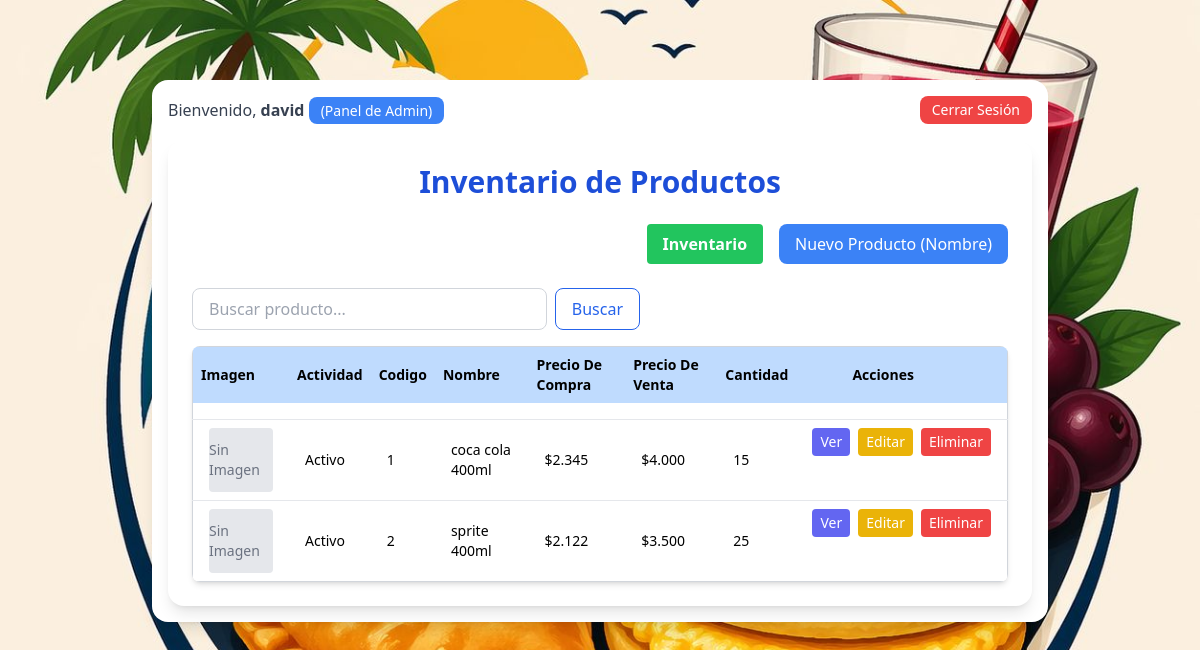
The app's page / (signed in), older data.
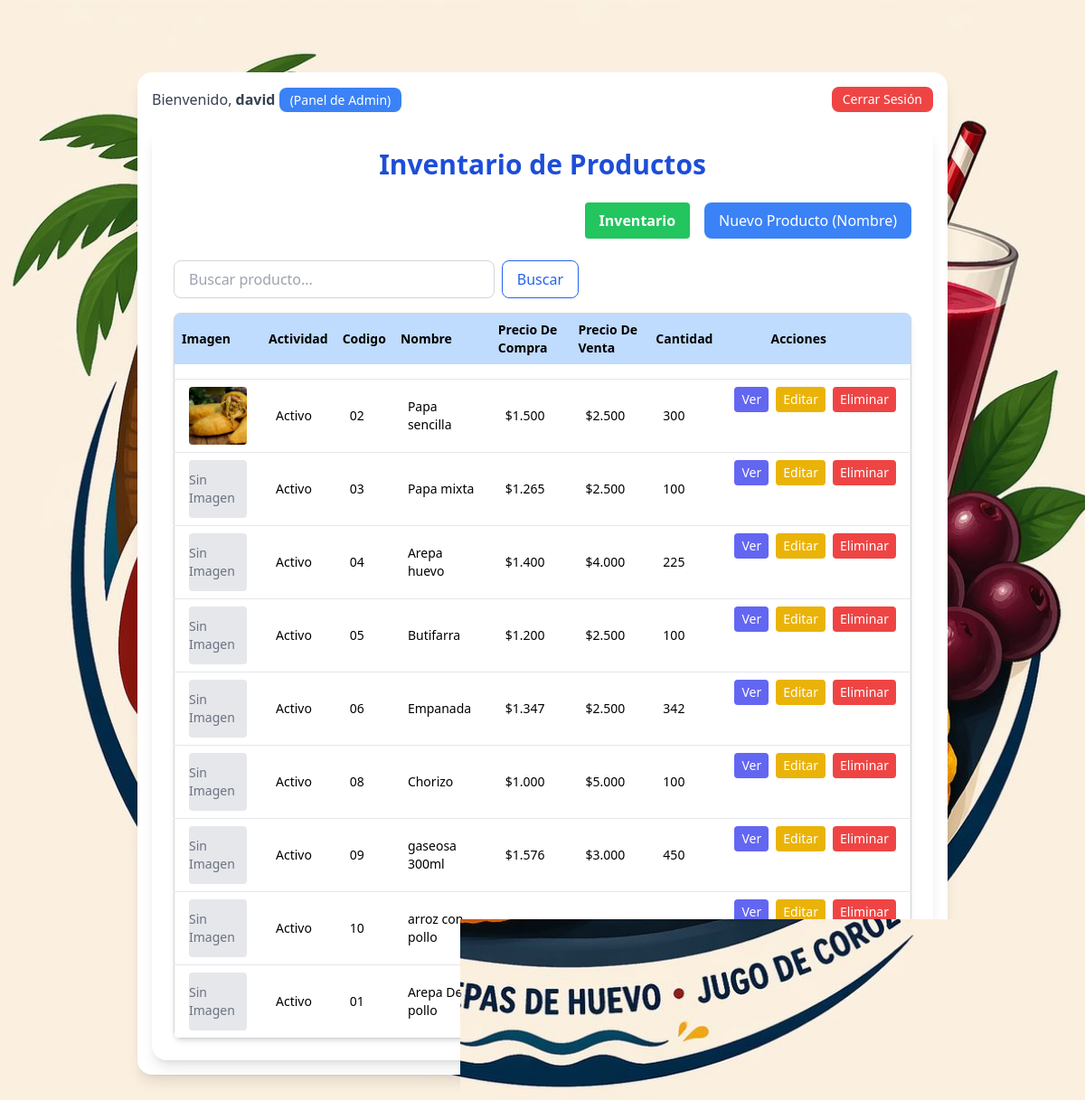
The same page, newer data.
### inventario_app/models.py (models this page shows, shortened)
class Producto(models.Model):
    sku = models.CharField(max_length=20, unique=True)
    nombre = models.CharField(max_length=60)
    categoria = models.ForeignKey(Categoria, on_delete=models.CASCADE)
    cantidad = models.PositiveIntegerField(default=0)
    precio_compra = models.DecimalField(
        max_digits=10, decimal_places=0, default=0)
    precio_venta = models.DecimalField(
        max_digits=10, decimal_places=0, default=0)
    activo = models.BooleanField(default=True)
    fecha_creacion = models.DateTimeField(auto_now_add=True)
    fecha_actualizacion = models.DateTimeField(auto_now=True)
    imagen = models.ImageField(upload_to='productos/', null=True, blank=True)

### inventario_app/views.py (the view)
# urls.py: path('', views.lista_productos, name='lista_productos'),
@login_required
@permission_required('inventario_app.add_producto', raise_exception=True)
def lista_productos(request):
    productos = Producto.objects.all()
    query = request.GET.get('buscar')
    if query:
        productos = productos.filter(
            Q(nombre__icontains=query) | Q(sku__icontains=query)
        )
    context = {
        'productos': productos
    }
    return render(request, 'inventario_app/lista_productos.html', context)

### inventario_app/templates/inventario_app/lista_productos.html (shortened to what this page needs)
{% load static humanize %}
<!DOCTYPE html>
<html lang="es">
<head>
  <script src="https://cdn.tailwindcss.com"></script>
</head>
<body class="px-4 py-10">
  <div class="fixed inset-0 z-[-1]">
  </div>
  <div class="relative z-10 p-10">
    <div class="max-w-4xl mx-auto bg-white p-4 rounded-2xl shadow-lg">
      {% if user.is_authenticated %}
      <div class="flex justify-between items-center mb-4">
        <span class="text-gray-700">Bienvenido, <strong> {{ user.username }} </strong>
          {% if user.is_superuser %}
          <a href="{% url 'panel_admin' %}"
            class="bg-blue-500 text-white px-3 py-1 rounded-lg hover:bg-red-600 text-sm">(Panel de Admin)</a>
          {% endif %}
        </span>
        <form method="post" action="{% url 'logout' %}">
          <button type="submit" class="bg-red-500 text-white px-3 py-1 rounded-lg hover:bg-red-600 text-sm">
            Cerrar Sesión
          </button>
        </form>
      </div>
      {% endif %}
      <div class="w-full md:max-w-4xl mx-auto bg-white p-6 rounded-2xl shadow-lg">
        <h1 class="text-3xl font-bold mb-6 text-center text-blue-700">Inventario de Productos</h1>
        <div class=" relative flex justify-end gap-4 mb-4">
          <a href="{% url 'dashboard_inventario' %}"
            class="bg-green-500 hover:bg-green-600 text-white font-bold py-2 px-4 rounded">
            Inventario
          </a>
          <a href="{% url 'crear_producto' %}" class="bg-blue-500 text-white px-4 py-2 rounded-lg hover:bg-blue-600">
            Nuevo Producto (Nombre)</a>
        </div>
        <div class="flex justify-between items-center mb-4 mt-6">
          <form method="GET" action="" class="flex gap-2 w-full max-w-md">
            <input type="search" name="buscar" value="{{ request.GET.buscar }}" placeholder="Buscar producto..."
              class="w-full px-4 py-2 border border-gray-300 rounded-lg focus:outline-none focus:border-blue-500 focus:ring-1 focus:ring-blue-500">
            <button type="submit"
              class="px-4 py-2 text-blue-600 bg-white border border-blue-600 rounded-lg hover:bg-blue-50 font-medium transition-colors">
              Buscar
            </button>
          </form>
        </div>
        <div class="overflow-x-auto shadow-md rounded-lg w-full">
          <table class=" w-full text-sm text-left min-w-full border border-gray-300 rounded-lg">
            <thead class="bg-blue-200">
              <tr>
                <th scope="col" class="py-2 px-2">Imagen</th>
                <th scope="col" class="py-2 px-2"> Actividad </th>
                <th class="py-2 px-2">Codigo</th>
                <th class="py-2 px-2">Nombre</th>
                <th class="py-2 px-2">Precio De Compra</th>
                <th class="py-2 px-2">Precio De Venta</th>
                <th class="py-2 px-2">Cantidad</th>
                <th class="py-2 px-14">Acciones</th>
              <tr class="bg-white border-b ...">
                <td scope="row" class="py-2 px-4 font-medium ...">
                </td>
              </tr>
              </tr>
            </thead>
            <tbody>
              {% for producto in productos %}
              <tr class="border-t">
                <td class="py-2 px-4">
                  {% if producto.imagen %}
                  <img src="{{ producto.imagen.url }}" alt="{{ producto.nombre }}"
                    class="w-16 h-16 object-cover rounded">
                  {% else %}
                  <div class="w-16 h-16 bg-gray-200 flex items-center justify-center rounded">
                    <span class="text-gray-500 text-sm">Sin Imagen</span>
                  </div>
                  {% endif %}
                <td class="py-2 px-4">{{ producto.activo|yesno:"Activo,Inactivo" }}</td>
                <td class="py-2 px-4">{{ producto.sku }}</td>
                <td class="py-2 px-4">{{ producto.nombre }}</td>
                <td class="py-2 px-4">${{ producto.precio_compra |intcomma }}</td>
                <td class="py-2 px-4">${{ producto.precio_venta |intcomma }}</td>
                <td class="py-2 px-4">{{ producto.cantidad }}</td>
                <td class="py-2 px-4 flex gap-2">
                  <a href="{% url 'detalle_producto' producto.id %}"
                    class="bg-indigo-500 text-white px-2 py-1 rounded hover:bg-indigo-600"> Ver</a>
                  <a href="{% url 'editar_producto' producto.id %}"
                    class="bg-yellow-500 text-white px-2 py-1 rounded hover:bg-yellow-600"> Editar</a>
                  <a href="{% url 'eliminar_producto' producto.id %}"
                    class="bg-red-500 text-white px-2 py-1 rounded hover:bg-red-600"> Eliminar</a>
                </td>
              </tr>
              {% empty %}
              <tr>
                <td colspan="4" class="text-center py-4">No hay productos registrados.</td>
              </tr>
              {% endfor %}
            </tbody>
          </table>
        </div>
      </div>
    </div>
</body>
</html>

Row changes from the older to the newer data that the page shows:
removed Producto: imagen "Sin Imagen", activo "Activo", sku "1", nombre "coca cola 400ml", precio_compra "2.345", precio_venta "4.000", cantidad "15"
removed Producto: imagen "Sin Imagen", activo "Activo", sku "2", nombre "sprite 400ml", precio_compra "2.122", precio_venta "3.500", cantidad "25"
added Producto: imagen (picture), activo "Activo", sku "02", nombre "Papa sencilla", precio_compra "1.500", precio_venta "2.500", cantidad "300"
added Producto: imagen "Sin Imagen", activo "Activo", sku "03", nombre "Papa mixta", precio_compra "1.265", precio_venta "2.500", cantidad "100"
added Producto: imagen "Sin Imagen", activo "Activo", sku "04", nombre "Arepa huevo", precio_compra "1.400", precio_venta "4.000", cantidad "225"
added Producto: imagen "Sin Imagen", activo "Activo", sku "05", nombre "Butifarra", precio_compra "1.200", precio_venta "2.500", cantidad "100"
added Producto: imagen "Sin Imagen", activo "Activo", sku "06", nombre "Empanada", precio_compra "1.347", precio_venta "2.500", cantidad "342"
added Producto: imagen "Sin Imagen", activo "Activo", sku "08", nombre "Chorizo", precio_compra "1.000", precio_venta "5.000", cantidad "100"
added Producto: imagen "Sin Imagen", activo "Activo", sku "09", nombre "gaseosa 300ml", precio_compra "1.576", precio_venta "3.000", cantidad "450"
added Producto: imagen "Sin Imagen", activo "Activo", sku "10", nombre "arroz con pollo", precio_venta "8.500", cantidad "120"
added Producto: imagen "Sin Imagen", activo "Activo", sku "01", nombre "Arepa De pollo", precio_compra "1.900", precio_venta "4.000", cantidad "100"
